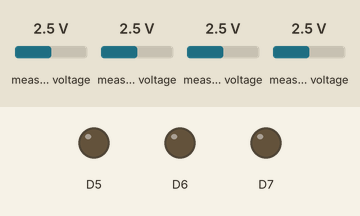
This program was run on a simulated Adafruit Feather M0. Parts: output pins drawn as LEDs (lit = HIGH). The test bench sets the inputs (shaded band); at power-on: measured voltage 2.5 V. What the program prints to the serial monitor is not drawn.

Above: at 0.1 s.
At 11.0 s:
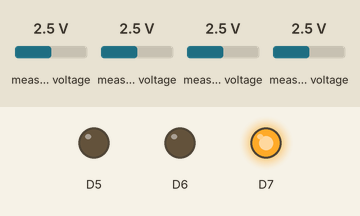
At 34.0 s:
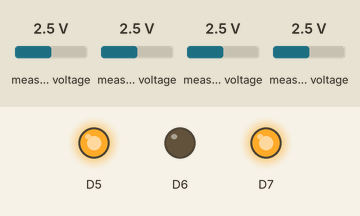
Timing chart, 0 to 35.5 s (numbered marks = the images above):
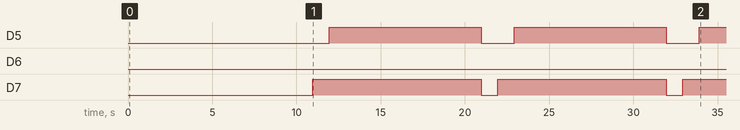

Measured:
- by itself, D5: alternates HIGH for 9.0 s and LOW for 2.0 s
- by itself, D7: alternates HIGH for 10.0 s and LOW for 0.98 s
- by itself, everything shown: repeats every 11.0 s, in 3 steps

The program:

main.cpp
```cpp
#include <Arduino.h>
#include <Wire.h>
#include <SPI.h>
#include <Adafruit_ADS1X15.h>
#include <vector>

#include "selectMuxPin.h"
#include "collectSamples.h"
#include "avgVal.h"

using std::vector;

int timeMod = 2; // divisor, used to decrease the interval times for testing. set to 1 for actual interval times.

int adcPins[4] {0, 1, 2, 3}; // ADC pin numbers to stop from unnamed numbers popping up

int muxS [3] {5,  6,  7 };
/* muxS:
* All muxes could use the same three pins to do selection. Since we loop we're only ever pulling
*  information from one ADS pin at a time.
*/
unsigned long muxTimes [32] {0, 0, 0, 0, 0, 0, 0, 0, 0, 0, 0, 0, 0, 0, 0, 0, 0, 0, 0, 0, 0, 0, 0, 0, 0, 0, 0, 0, 0, 0, 0, 0,};
/* muxTimes:
* keeping track of the time since the sensor was last polled. initially none of them are polled
*/
unsigned long muxIntrvl [32] { 20000,  90000,  90000,  90000,  20000,  20000, 270000, 270000,\
                              270000, 270000, 270000, 270000, 270000, 270000, 270000, 270000,\
                              270000,  90000,  90000, 270000,  90000,  90000,  90000,  90000,\
                               90000,  90000,  90000,  20000,  20000, 270000,  30000,  30000,\
                             }; // last two 30s sensors are not utilized.
unsigned long outTime=0; // keeping track of the last time we sent data over Serial
const unsigned long printIntrvl=10000; // output sensor data every 10 seconds.
vector<float> muxVals = {0,0,0,0,0,0,0,0,0,0,0,0,0,0,0,0,0,0,0,0,0,0,0,0,0,0,0,0,0,0,0,0}; // init all mux values to start at zero.

Adafruit_ADS1115 ads;	// Construct an ads1115 instance to read single ended values

void setup()
{
    Serial.begin(9600); // serial output to print out the sensor values
    ads.begin();  // Initialize ads1115 at the default address 0x48
    ads.setGain(GAIN_ONE);
    for (int i=0; i < 3; i++)
    {
        pinMode(muxS[i], OUTPUT);
    }
}
void loop() {
    for (int pin : adcPins)  // cycling through the adc pins (0-3)
    {
        for (int muxPin=0; muxPin<8; muxPin++) // cycling through the mux pins (0-7)
        {
            if (millis() - muxTimes[muxPin] > muxIntrvl[muxPin] / timeMod)  // check if the last time the pin was polled is greater than the sampling interval
            {
                selectMuxPin(muxPin, muxS);  // switches the mux to the pin as defined by loop
                vector<float> sensVals = collectSamples(pin, ads);  // returns a vector of 20 sensor readings over 1 second.
                float sensVal = avgVal(sensVals);
                muxVals[muxPin + pin*8] = sensVal;
                muxTimes[muxPin] = millis();  // storing the pin access time to be checked next loop
            }
            if (millis() - (outTime) > printIntrvl / timeMod) // I only want to print the output (ie send to file) every 10/timeMod seconds!
            {
                String outString = "";
                for (int i : muxVals)
                {
                    float muxVolt = ads.computeVolts(i);
                    outString += (String)muxVolt + ",";
                }
                Serial.println(outString);
                outTime = millis();
            }
        }
    }
}
```

avgVal.h
```cpp
#include <Arduino.h>
#include <vector>
float avgVal(std::vector<float> vals);
```

collectSamples.h
```cpp
#include <vector>
std::vector<float> collectSamples(int adcPin, Adafruit_ADS1115 ads);
```

selectMuxPin.h
```cpp
void selectMuxPin(byte pin, int selectPins [3]);
```

avgVal.cpp
```cpp
/* *****************************************************
Function name  : float avgVal(vector<float> vals)
returns        : avg; the average value of the 18/20
                  samples
arg1           : vals; a 20 item vector containing raw
                  sensor values.
created by     : Colton Broughton
Date created   : 2021-07-01
Description    : Function takes in a 20 item vector,
                  removes the first and last values
                  from  the vector and then averages
                  the remaining 18 values which is
                  then returned.
Notes          : should be robust enough to handle
                  larger or smaller vector objects.
****************************************************** */

#include <Arduino.h>
#include <vector>
#include <numeric>
#include <algorithm>
using std::vector;
using std::accumulate;

float avgVal(vector<float> vals)
{   std::sort(vals.begin(), vals.end());  // sorting the vector based on size, we need not preserve original sort
    vector<float> noMinMaxVec = vector<float>(vals.size() - 2);  // New vector that is 2 items smaller, since we remove min and max
    std::copy(&vals[1], &vals[vals.size()-1], &noMinMaxVec[0]); // copying our old vector, minux the min and max, into the new vector.
    float sum = accumulate(noMinMaxVec.begin(), noMinMaxVec.end(), 0.0); // calculating the sum of the vector after removing min and max element.
    float size = noMinMaxVec.size();  // getting the size of the vector to be used to compute the avg. (in case the sample size is changed later)
    float avg = sum / size;  // computing the avergae value of the remaining N (for ORCASat: 18) samples.
    return avg;
}
```

collectSamples.cpp
```cpp
/******************************************************
* Function name  : vector<float> collectSamples(int Pin,
*                   Adafruit_ADS1115 ads)
* returns        : samples; a 20 item vector that was
*                   collected
*                   from sampling the sensor 20 times over
*                   1 second.
* arg1           : Pin; the ADS1115 input pin number (0-3)
* arg2           : ads; The ADS1115 ads instance to collect
*                   the data from.
* created by     : Colton Broughton
* Date created   : 2021-07-07
* Description    : Collects 20 single-ended samples from
*                   the ADS1X15 instance passed over 1
*                   second. returns a 20 item vector.
* Notes          :
*******************************************************/
#include <Arduino.h>
#include <Adafruit_ADS1X15.h>
#include <vector>
using std::vector;
vector<float> collectSamples(int Pin, Adafruit_ADS1115 ads)
{
    unsigned long timeVal=0;
    unsigned long interval=50; // 1000 milliseconds split between 20 samples thus: 1000 / 20 = 50
    vector<float> samples {};
    int count=0;
    do
    {
        float sensVal;
        if (millis() - timeVal > interval)
        {
            timeVal = millis();
            sensVal = ads.readADC_SingleEnded(Pin);
            samples.push_back(sensVal);
            count++;
        }
    } while (count < 20);
    return samples;
}
```

selectMuxPin.cpp
```cpp
/******************************************************
* Function Name  : void selectMuxPin(byte pin)
* returns        : void
* byte pin       : the desired channel of the mux (0-7)
* int sZero	     : the s0 connector pin for the mux
* int sOne	     : the s1 connector pin for the mux
* int sTwo	     : the s2 connector pin for the mux
* created by     : Colton Broughton, adapted from sparkfun
* Date created   : 2021-06-25
* Description    : switches the mux to the desired I/O. Used
*			        for the 74HC4051 and similar muxes
* Notes          :	Input       | Channel ON
*			E  S2 S1 S0 |
*			L  L  L  L  | Y0 to Z
*			L  L  L  H  | Y1 to Z
*			L  L  H  L  | Y2 to Z
*			L  L  H  H  | Y3 to Z
*			L  H  L  L  | Y4 to Z
*			L  H  L  H  | Y5 to Z
*			L  H  H  L  | Y6 to Z
*			L  H  H  H  | Y7 to Z
*			H  X  X  X  | mux off
*				H:= high voltage
*				L:= low voltage
*				X:= disregarded
*******************************************************/
#include <Arduino.h>
#include "selectMuxPin.h"

void selectMuxPin(byte pin, int selectPins[3])
{
  if (pin > 7) return; // Exit if pin is out of scope
  for (int i=0; i<3; i++)
  {
    if (pin & (1<<i))
      digitalWrite(selectPins[i], HIGH);
    else
      digitalWrite(selectPins[i], LOW);
  };
};
```

stdCalc.cpp
```cpp
#include <algorithm>
#include <vector>
#include <numeric>
#include <math.h>

using std::vector;
float stdCalc(vector<float> vec)
{
    std::sort(vec.begin(), vec.end());  // sorting the vector based on size, we need not preserve original sort
    vector<float> noMinMaxVec = vector<float>(vec.size() - 2);  // New vector that is 2 items smaller, since we remove min and max
    std::copy(&vec[1], &vec[vec.size()-1], &noMinMaxVec[0]); // copying our old vector, minux the min and max, into the new vector.
    float sum = accumulate(noMinMaxVec.begin(), noMinMaxVec.end(), 0.0); // calculating the sum of the vector after removing min and max element.
    float size = noMinMaxVec.size();  // getting the size of the vector to be used to compute the avg. (in case the sample size is changed later)
    float mean = sum / size;  // computing the avergae value of the remaining N (for ORCASat: 18) samples.
    float num = 0;
    for (float val : noMinMaxVec)
    {
       num += pow((double)(val - mean), 2);
    }
    double stdMean = pow((double)(num / (noMinMaxVec.size()-1)), 0.5) /  pow(noMinMaxVec.size(), 0.5);
    return stdMean;
}
```
